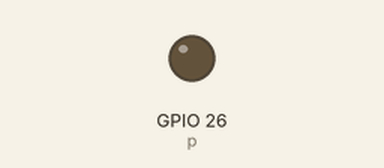
This program was run on a simulated ESP32 board running MicroPython. On the bench: output pins drawn as LEDs (lit = HIGH). At 24.0 s the program stops and its outputs stay as they are.

Above: at 11.2 s.
At 23.64 s:
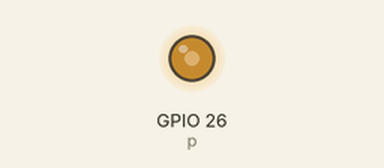
Timing chart, 0 to 25.4 s (numbered marks = the images above):
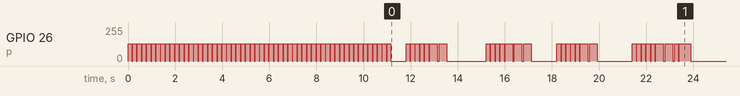

The program:

cancion.py
```python
# Importar la biblioteca necesaria
import machine
import time

# Definir la frecuencia de la nota y la duración del sonido
notas = {'V': 0, 'G3': 196, 'B3': 247, 'C4':262 ,'C#4': 277, 'D4': 294, 'E4': 330, 'F4': 349,
         'F#4': 370, 'G4': 392, 'A4': 440, 'B4': 494}
duraciones = {'Redonda': 4, 'Blanca': 2, 'Negra': 1, 'NegraExt': 1.5, 'Corchea': 0.5, 'Semicorchea': 0.25, 'Fusa': 0.125}

# Definir la función para reproducir la nota
def tocar_nota(nota, duracion, tempo):
    frecuencia = notas[nota]
    tiempo_sonido = duraciones[duracion] * (60 / tempo)  # Duración en segundos

    if frecuencia == 0:  # Silencio
        # Para silencio, simplemente esperar sin generar sonido
        time.sleep(tiempo_sonido)
    else:
        # Generar el sonido en el pin 26 usando PWM
        p = machine.Pin(26, machine.Pin.OUT)
        pwm = machine.PWM(p, freq=int(frecuencia), duty=512)

        # Sonar durante el 80% del tiempo de la nota
        time.sleep(tiempo_sonido * 0.8)

        # Detener el PWM
        pwm.deinit()

        # Pausa breve entre notas (20% del tiempo)
        time.sleep(tiempo_sonido * 0.2)

# Tocar el fragmento de Secrets de OneRepublic
notas_fragmento = ['D4', 'F#4', 'A4', 'F#4', 'D4', 'F#4', 'A4', 'F#4',#
                   'D4', 'F#4', 'A4', 'F#4', 'D4', 'F#4', 'A4', 'F#4',
                   'C#4', 'F#4', 'A4', 'F#4', 'A4', 'F#4', 'C#4', 'F#4',
                   'C#4', 'F#4', 'A4', 'F#4', 'A4', 'F#4', 'C#4', 'F#4',
                   'B3', 'D4', 'B4', 'D4', 'B4', 'D4', 'B3', 'D4',
                   'B3', 'D4', 'B4', 'D4', 'B4', 'D4', 'B3', 'D4',
                   'G3', 'D4', 'B4', 'D4', 'B4', 'D4', 'B4', 'D4',
                   'V', 'V', 'A4', 'A4', 'A4', 'A4', 'A4',
                   'A4', 'F#4', 'V', 'V',
                   'V', 'V', 'A4', 'A4', 'A4', 'A4',
                   'A4', 'F#4', 'E4', 'V',
                   'V', 'V', 'A4', 'A4', 'A4', 'A4', 'A4',
                   'A4', 'F#4', 'V', 'V',
                   'V', 'V', 'A4', 'A4', 'A4', 'A4', 'A4',
                   'A4', 'D4', 'D4', 'B3']

# Duración de cada nota en el fragmento
duracion_fragmento = ['Corchea', 'Corchea', 'Corchea', 'Corchea', 'Corchea', 'Corchea', 'Corchea', 'Corchea',
                   'Corchea', 'Corchea', 'Corchea', 'Corchea', 'Corchea', 'Corchea', 'Corchea', 'Corchea',
                   'Corchea', 'Corchea', 'Corchea', 'Corchea', 'Corchea', 'Corchea', 'Corchea', 'Corchea',
                   'Corchea', 'Corchea', 'Corchea', 'Corchea', 'Corchea', 'Corchea', 'Corchea', 'Corchea',
                   'Corchea', 'Corchea', 'Corchea', 'Corchea', 'Corchea', 'Corchea', 'Corchea', 'Corchea',
                   'Corchea', 'Corchea', 'Corchea', 'Corchea', 'Corchea', 'Corchea', 'Corchea', 'Corchea',
                   'Corchea', 'Corchea', 'Corchea', 'Corchea', 'Corchea', 'Corchea', 'Corchea', 'Corchea',
                   'Negra', 'Corchea', 'Corchea', 'Corchea', 'Corchea', 'Corchea', 'Corchea',
                   'Negra', 'Negra', 'Negra', 'Negra',
                   'Negra', 'Negra', 'Corchea', 'Corchea', 'Corchea', 'Corchea',
                   'Negra', 'Negra', 'Negra', 'Negra',
                   'Negra', 'Corchea', 'Corchea', 'Corchea', 'Corchea', 'Corchea', 'Corchea',
                   'Negra', 'Negra', 'Negra', 'Negra',
                   'Negra', 'Corchea', 'Corchea', 'Corchea', 'Corchea', 'Corchea', 'Corchea',
                   'Negra', 'Negra', 'Corchea', 'NegraExt']

# Ciclo para tocar cada nota del fragmento
for i in range(len(notas_fragmento)):
    nota = notas_fragmento[i]
    duracion = duracion_fragmento[i]
    tocar_nota(nota, duracion, 150)
```
